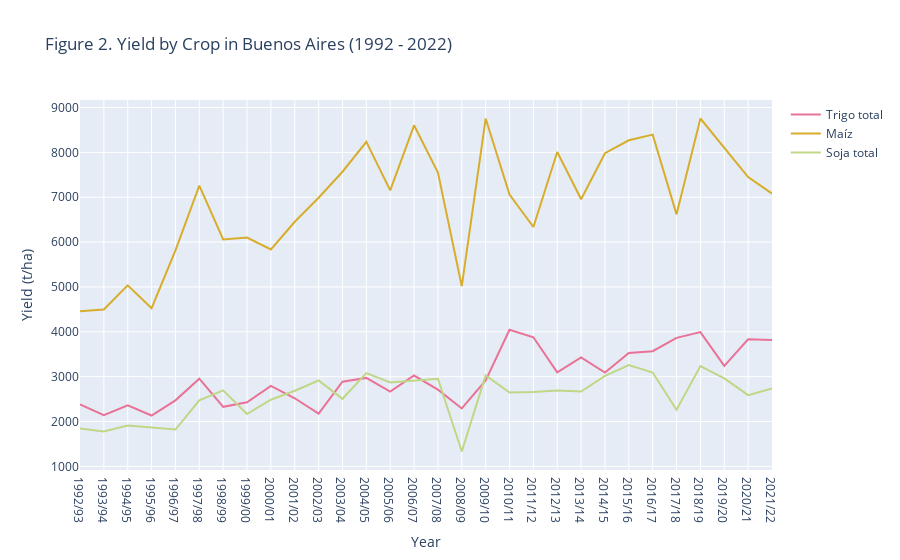

Notebook source saved alongside this figure:
### Markdown cell above
## 4.2 Wheat, Soybean, and Corn Yield Trends

Now, we plot crop yield over the last three decades to identify trends and characteristics of each crop. As we can see, from _Figure 2_, some crops have higher yields than others. Corn, for example, seems to have the highest yield across most years, while soybean and wheat have a relatively lower yield. Additionally, we can observe that the yield for all crops in Buenos Aires was affected by a major drought in 2018, leading to a decrease in the yield for all crops.

### Code cell
# Create an array with the colors
pal = ["#E97297", "#D8AD2C", "#BFD786"]

# List crops for plotting
list_crop = list(set(crops['Cultivo']))

# Plot crop yield
fig = go.Figure()
for c, p in zip(list_crop, pal):
    fig.add_trace(go.Scatter(x= crops[crops['Cultivo']==c]['Campaña'],
                             y= crops[crops['Cultivo']==c]['Rendimiento'],
                             name = c,
                             line_color = p,
                             fill = None))
    
fig.update_layout(title='Figure 2. Yield by Crop in Buenos Aires (1992 - 2022)',
                  xaxis_title="Year",
                  yaxis_title="Yield (t/ha)")

fig.show()

### Figure 1 — Plotly figure (JSON) as saved in the notebook; plotly's stock layout.template omitted (floating-point values rounded to 4 significant figures)
{"data": [{"line": {"color": "#E97297"}, "name": "Trigo total", "type": "scatter", "x": ["1992/93", "1993/94", "1994/95", "1995/96", "1996/97", "1997/98", "1998/99", "1999/00", "2000/01", "2001/02", "2002/03", "2003/04", "2004/05", "2005/06", "2006/07", "2007/08", "2008/09", "2009/10", "2010/11", "2011/12", "2012/13", "2013/14", "2014/15", "2015/16", "2016/17", "2017/18", "2018/19", "2019/20", "2020/21", "2021/22"], "y": [2381, 2141, 2363, 2133, 2472, 2954, 2327, 2430, 2794, 2518, 2177, 2886, 2972, 2665, 3025, 2710, 2290, 2915, 4044, 3879, 3096, 3429, 3091, 3527, 3567, 3864, 3993, 3239, 3833, 3815]}, {"line": {"color": "#D8AD2C"}, "name": "Maíz", "type": "scatter", "x": ["1992/93", "1993/94", "1994/95", "1995/96", "1996/97", "1997/98", "1998/99", "1999/00", "2000/01", "2001/02", "2002/03", "2003/04", "2004/05", "2005/06", "2006/07", "2007/08", "2008/09", "2009/10", "2010/11", "2011/12", "2012/13", "2013/14", "2014/15", "2015/16", "2016/17", "2017/18", "2018/19", "2019/20", "2020/21", "2021/22"], "y": [4460, 4498, 5037, 4526, 5817, 7258, 6058, 6101, 5836, 6454, 6988, 7569, 8236, 7154, 8604, 7552, 5017, 8755, 7058, 6337, 8010, 6954, 7983, 8271, 8397, 6619, 8756, 8109, 7449, 7082]}, {"line": {"color": "#BFD786"}, "name": "Soja total", "type": "scatter", "x": ["1992/93", "1993/94", "1994/95", "1995/96", "1996/97", "1997/98", "1998/99", "1999/00", "2000/01", "2001/02", "2002/03", "2003/04", "2004/05", "2005/06", "2006/07", "2007/08", "2008/09", "2009/10", "2010/11", "2011/12", "2012/13", "2013/14", "2014/15", "2015/16", "2016/17", "2017/18", "2018/19", "2019/20", "2020/21", "2021/22"], "y": [1843, 1779, 1912, 1859, 1820, 2473, 2694, 2166, 2485, 2685, 2914, 2506, 3077, 2872, 2906, 2952, 1331, 3028, 2647, 2657, 2692, 2667, 3017, 3259, 3092, 2261, 3236, 2960, 2588, 2735]}], "layout": {"title": {"text": "Figure 2. Yield by Crop in Buenos Aires (1992 - 2022)"}, "xaxis": {"title": {"text": "Year"}}, "yaxis": {"title": {"text": "Yield (t/ha)"}}}}
